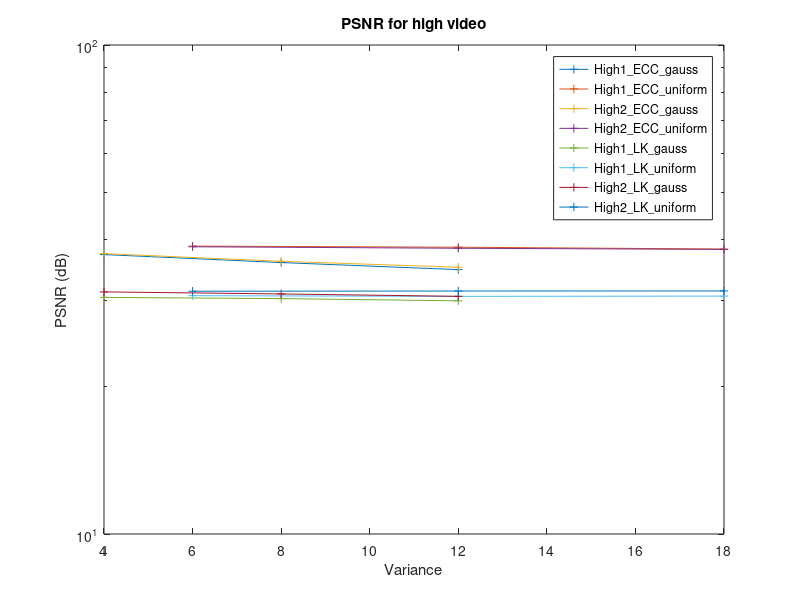
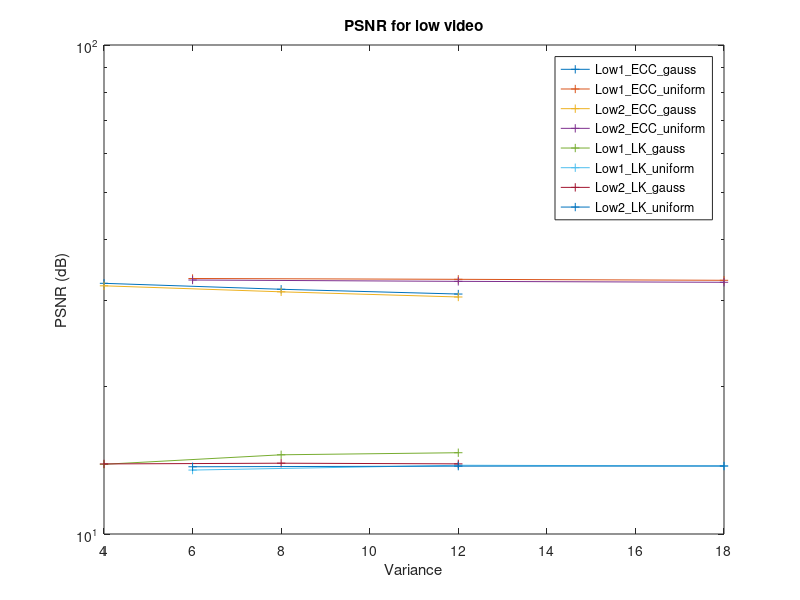

Source code (MATLAB) for these figures, in order:
%% Question6_compare %%
clear all; close all;

load('question6_gauss.mat');
load('question6_uniform.mat');

L = 2;
a = [6 12 18];
var_ = [4 8 12];

%% Semilogy Results

% High video
figure('Name', 'PSNR for high video');
semilogy(var_, q6_gauss(1:3,1), '-+', a, q6_uniform(1:3,1), '-+', ...
         var_, q6_gauss(4:6,1), '-+', a, q6_uniform(4:6,1), '-+', ...
         var_, q6_gauss(1:3,2), '-+', a, q6_uniform(1:3,2), '-+', ...
         var_, q6_gauss(4:6,2), '-+', a, q6_uniform(4:6,2), '-+');

ylabel('PSNR (dB)');
xlabel('Variance');
title('PSNR for high video');

legend('High1\_ECC\_gauss', 'High1\_ECC\_uniform', ...
       'High2\_ECC\_gauss', 'High2\_ECC\_uniform', ...
       'High1\_LK\_gauss', 'High1\_LK\_uniform', ...
       'High2\_LK\_gauss', 'High2\_LK\_uniform');

% Low video
figure('Name', 'PSNR for low video');
semilogy(var_, q6_gauss(1:3,3), '-+', a, q6_uniform(1:3,3), '-+', ...
         var_, q6_gauss(4:6,3), '-+', a, q6_uniform(4:6,3), '-+', ...
         var_, q6_gauss(1:3,4), '-+', a, q6_uniform(1:3,4), '-+', ...
         var_, q6_gauss(4:6,4), '-+', a, q6_uniform(4:6,4), '-+');

ylabel('PSNR (dB)');
xlabel('Variance');
title('PSNR for low video');

legend('Low1\_ECC\_gauss', 'Low1\_ECC\_uniform', ...
       'Low2\_ECC\_gauss', 'Low2\_ECC\_uniform', ...
       'Low1\_LK\_gauss', 'Low1\_LK\_uniform', ...
       'Low2\_LK\_gauss', 'Low2\_LK\_uniform');
